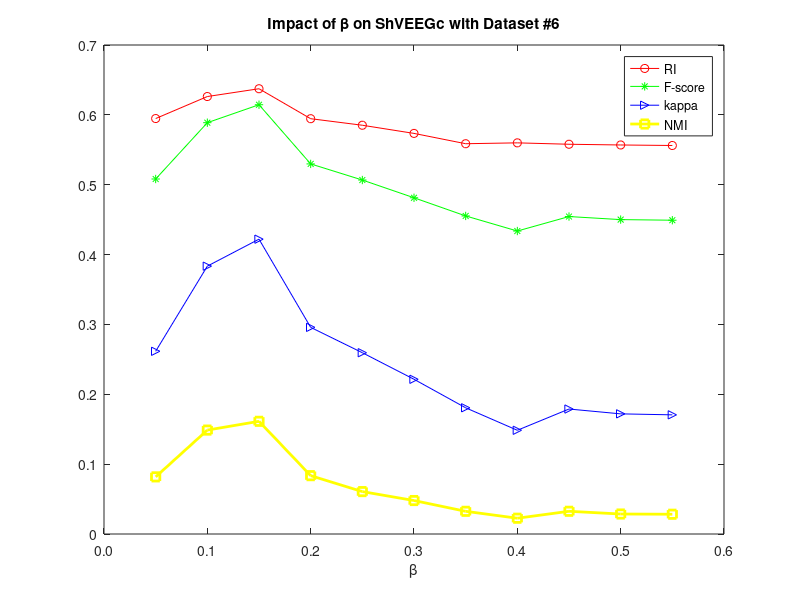

Source code (MATLAB):
%% beta

%--------------------#1--------------------------------------
% ri=[   0.498378892056571	0.498378892056571	0.595421767566661	0.585778970316955	0.549807144055006	0.538487338587959	0.536391078316284	0.517021633406004	0.514226619710437	0.515596176421264	0.526748281066577];
% fscore=[ 0.511194029850746	0.511194029850746	0.720149253731343	0.708955223880597	0.660447761194030	0.641791044776119	0.638059701492537	0.597014925373134	0.589552238805970	0.593283582089552	0.619402985074627];
% kappa=[0.0151481149012567	0.0151481149012567	0.438610211149592	0.416447992853554	0.319834895136100	0.282663246528746	0.275393020403612	0.193625675600379	0.178875828644644	0.186295264623955	0.238254472496238];
% nmi=[  0.0301083872117698	0.0301083872117698	0.190330315216830	0.154669910496071	0.0798570704959162	0.0608049292983357	0.0567499800642142	0.0273583223132683	0.0232374350457148	0.0252350772571097	0.0418311289879385];
% 
% [n m]=size(ri);
% t=1:m;
% plot(t,ri,'r-o',t,fscore,'g-*',t,kappa,'b->',t,nmi,'y-s','Linewidth',2);
% legend('RI','F-score','kappa','NMI');
% set(gca,'xticklabel',{'0.0','0.1','0.2','0.3','0.4','0.5','0.6','0.7','0.8','0.9','1.0'});
% xlabel('\beta');
% title('Impact of \beta on ShVEEGc with Dataset #1');

%--------------------#2--------------------------------------
% ri=[0.499296482412060	0.497939698492462	0.497537688442211	0.497688442211055	0.497939698492462	0.501557788944724	0.504723618090452	0.508793969849246	0.508793969849246	0.508793969849246	0.508793969849246];
% fscore=[0.470000000000000	0.485000000000000	0.495000000000000	0.510000000000000	0.515000000000000	0.455000000000000	0.440000000000000	0.425000000000000	0.425000000000000	0.425000000000000	0.425000000000000];
% kappa=[0.0600000000000000	0.0300000000000000	0.0100000000000000	0.0200000000000000	0.0300000000000000	0.0900000000000000	0.120000000000000	0.150000000000000	0.150000000000000	0.150000000000000	0.150000000000000];
% nmi=[0.00371743244608937	0.000759777767484128	7.38287944831142e-05	0.000317414646841825	0.00111045598142890	0.00920599356889863	0.0193435430135499	0.0312933483637926	0.0312933483637926	0.0312933483637926	0.0312933483637926];
% 
% [n m]=size(ri);
% t=1:m;
% plot(t,ri,'r-o',t,fscore,'g-*',t,kappa,'b->',t,nmi,'y-s','Linewidth',2);
% legend('RI','F-score','kappa','NMI');
% set(gca,'xticklabel',{'0.0','0.1','0.2','0.3','0.4','0.5','0.6','0.7','0.8','0.9','1.0'});
% xlabel('\beta');
% title('Impact of \beta on ShVEEGc with Dataset #2');

%--------------------#3--------------------------------------
% ri=[0.744221160709383	0.768571899192884	0.755248082871209	0.748403155255404	0.748695986383353	0.746545507787478	0.746682772378704	0.744193707791138	0.743699555262725	0.745511447866908	0.747195226852614];
% fscore=[0.506410256410256	0.615384615384615	0.581196581196581	0.557692307692308	0.553418803418804	0.549145299145299	0.551282051282051	0.542735042735043	0.542735042735043	0.549145299145299	0.566239316239316];
% kappa=[0.336133524925390	0.483288454343039	0.437593118290118	0.406145980837486	0.400408260845578	0.395334027310024	0.404255839999021	0.404510947029712	0.404510947029712	0.418964209702278	0.418949995107153];
% nmi=[0.693615512764480	0.611864675864235	0.569613917239664	0.545576358678043	0.510048454999816	0.481875720551739	0.465838142980192	0.453492678138533	0.451383830754185	0.450872058480979	0.451892354817389];
% 
% [n m]=size(ri);
% t=1:m;
% plot(t,ri,'r-o',t,fscore,'g-*',t,kappa,'b->',t,nmi,'y-s','Linewidth',2);
% legend('RI','F-score','kappa','NMI');
% set(gca,'xticklabel',{'0.0','0.1','0.2','0.3','0.4','0.5','0.6','0.7','0.8','0.9','1.0'});
% xlabel('\beta');
% title('Impact of \beta on ShVEEGc with Dataset #3');

%--------------------#4--------------------------------------
% ri=[0.412209964665613	0.612897215871270	0.603276290968025	0.622061990407358	0.635200896909359	0.626401174217210	0.612680815769187	0.598925925389981	0.593692693438012	0.593284394461210	0.590881136488609];
% fscore=[0.354644495412844	0.338302752293578	0.399082568807339	0.566800458715596	0.617832568807340	0.609518348623853	0.583428899082569	0.547591743119266	0.535837155963303	0.536123853211009	0.533830275229358];
% kappa=[0.0631083257474967	0.259225878742114	0.173884419609166	0.357863587096372	0.434470384007598	0.421595212492403	0.382280900191115	0.331121913280187	0.313427900028012	0.313745174947080	0.310588143768477];
% nmi=[0.0384987694203733	0.181034614658025	0.135034299986970	0.182659286147642	0.222020316269212	0.208909110038541	0.181938903194773	0.161494139870907	0.153066016066213	0.152812026909621	0.152523642977862];
% 
% [n m]=size(ri);
% t=1:m;
% plot(t,ri,'r-o',t,fscore,'g-*',t,kappa,'b->',t,nmi,'y-s','Linewidth',2);
% legend('RI','F-score','kappa','NMI');
% set(gca,'xticklabel',{'0.0','0.1','0.2','0.3','0.4','0.5','0.6','0.7','0.8','0.9','1.0'});
% xlabel('\beta');
% title('Impact of \beta on ShVEEGc with Dataset #4');

%--------------------#5--------------------------------------
% ri=[0.614447124097360	0.606652454106242	0.635891594209825	0.612648149844598	0.592476072314782	0.577632211331015	0.558759245466386	0.564468997234492	0.557547593158322	0.555917729123601	0.549566885331655];
% fscore=[0.482142857142857	0.516993087557604	0.573156682027650	0.379608294930876	0.375864055299539	0.416474654377880	0.396889400921659	0.393721198156682	0.379608294930876	0.383640552995392	0.385944700460830];
% kappa=[0.312551764121252	0.247065614777756	0.344285224937200	0.246713073522687	0.242939199079355	0.243315224852419	0.172098625057199	0.212266281991329	0.201047411227931	0.182700890427362	0.158172242539980];
% nmi=[0.119383216209968	0.129373569650720	0.170892792169088	0.162129249084468	0.185147334196402	0.163409046959368	0.137154475132434	0.125896936360186	0.116141919751445	0.110958731111235	0.0993036257038901];
% 
% [n m]=size(ri);
% t=1:m;
% plot(t,ri,'r-o',t,fscore,'g-*',t,kappa,'b->',t,nmi,'y-s','Linewidth',2);
% legend('RI','F-score','kappa','NMI');
% set(gca,'xticklabel',{'0.0','0.1','0.2','0.3','0.4','0.5','0.6','0.7','0.8','0.9','1.0'});
% xlabel('\beta');
% title('Impact of \beta on ShVEEGc with Dataset #5');

%--------------------#6--------------------------------------
ri=[0.594726677150993	0.626237334851376	0.637401504664706	0.594507229816988	0.585135156350253	0.573458032659770	0.558686803945820	0.559928746167351	0.557919420850159	0.556886516718952	0.556146607200876];
fscore=[0.508177570093458	0.588785046728972	0.614485981308411	0.529789719626168	0.506717289719626	0.481308411214953	0.455315420560748	0.433703271028037	0.454439252336449	0.450058411214953	0.449182242990654];
kappa=[0.261574524673536	0.383429167775072	0.422070097119557	0.295820993747943	0.259504951712100	0.221497790859875	0.180648936061014	0.148484618399640	0.178907845062380	0.171986249154956	0.170576727057508];
nmi=[0.0817815330718629	0.148756570198202	0.161313308554592	0.0835094539146751	0.0607040235565334	0.0479042031023033	0.0324708121596967	0.0225933589446001	0.0325216906710782	0.0286059491001823	0.0282892861193841];

[n m]=size(ri);
t=1:m;
plot(t,ri,'r-o',t,fscore,'g-*',t,kappa,'b->',t,nmi,'y-s','Linewidth',2);
legend('RI','F-score','kappa','NMI');
set(gca,'xticklabel',{'0.0','0.1','0.2','0.3','0.4','0.5','0.6','0.7','0.8','0.9','1.0'});
xlabel('\beta');
title('Impact of \beta on ShVEEGc with Dataset #6');

%--------------------#7--------------------------------------
% ri=[0.559959349593496	0.566419860627178	0.579219899341851	0.583018776616338	0.621418892760356	0.636227255129694	0.642155439411537	0.638187185443283	0.641865079365079	0.647430313588850	0.652608401084011];
% fscore=[0.326388888888889	0.336805555555556	0.347222222222222	0.350694444444444	0.378472222222222	0.416666666666667	0.427083333333333	0.423611111111111	0.420138888888889	0.434027777777778	0.444444444444444];
% kappa=[0.120370370370370	0.120370370370370	0.129629629629630	0.134259259259259	0.171296296296296	0.222222222222222	0.236111111111111	0.231481481481481	0.226851851851852	0.245370370370370	0.259259259259259];
% nmi=[0.0615091490901631	0.0614497718786573	0.0647985276941916	0.0616983247404102	0.0667956702070135	0.0821732392665032	0.0911727627664605	0.0835134362444734	0.0809065978662586	0.0941877970213447	0.100294098940646];
% 
% [n m]=size(ri);
% t=1:m;
% plot(t,ri,'r-o',t,fscore,'g-*',t,kappa,'b->',t,nmi,'y-s','Linewidth',2);
% legend('RI','F-score','kappa','NMI');
% set(gca,'xticklabel',{'0.0','0.1','0.2','0.3','0.4','0.5','0.6','0.7','0.8','0.9','1.0'});
% xlabel('\beta');
% title('Impact of \beta on ShVEEGc with Dataset #7');

%--------------------#8--------------------------------------
% ri=[0.486232094463802	0.488700154858691	0.491095625241967	0.491095625241967	0.499153116531165	0.509509291521487	0.526108207510647	0.551853464963221	0.573194928377855	0.618733062330623	0.640558459156020];
% fscore=[0.329861111111111	0.333333333333333	0.336805555555556	0.336805555555556	0.333333333333333	0.333333333333333	0.333333333333333	0.347222222222222	0.329861111111111	0.368055555555556	0.406250000000000];
% kappa=[0.106481481481481	0.111111111111111	0.115740740740741	0.115740740740741	0.111111111111111	0.111111111111111	0.111111111111111	0.129629629629630	0.106481481481481	0.157407407407407	0.208333333333333];
% nmi=[0.0278123491066667	0.0294046325707905	0.0307681620545737	0.0307681620545737	0.0264238802264944	0.0260738704109498	0.0233377549271331	0.0282731687286341	0.0187830453342540	0.0317763677328009	0.0529488388319015];
% 
% [n m]=size(ri);
% t=1:m;
% plot(t,ri,'r-o',t,fscore,'g-*',t,kappa,'b->',t,nmi,'y-s','Linewidth',2);
% legend('RI','F-score','kappa','NMI');
% set(gca,'xticklabel',{'0.0','0.1','0.2','0.3','0.4','0.5','0.6','0.7','0.8','0.9','1.0'});
% xlabel('\beta');
% title('Impact of \beta on ShVEEGc with Dataset #8');

%--------------------#9--------------------------------------
% ri=[0.637364498644987	0.637267711962834	0.636977351916376	0.631508904374758	0.633976964769648	0.634557684862563	0.641550522648084	0.637896825396825	0.644768679829656	0.647285133565621	0.644913859852884];
% fscore=[0.392361111111111	0.395833333333333	0.399305555555556	0.395833333333333	0.406250000000000	0.402777777777778	0.420138888888889	0.458333333333333	0.465277777777778	0.458333333333333	0.451388888888889];
% kappa=[0.189814814814815	0.194444444444444	0.199074074074074	0.194444444444444	0.208333333333333	0.203703703703704	0.226851851851852	0.277777777777778	0.287037037037037	0.277777777777778	0.268518518518519];
% nmi=[0.0608921282540525	0.0587052600025375	0.0586972321444341	0.0474776433514414	0.0522515911952607	0.0494018590297033	0.0626007253159278	0.0905261669666804	0.0941681594610662	0.0924812037879915	0.0822288545179809];
% 
% [n m]=size(ri);
% t=1:m;
% plot(t,ri,'r-o',t,fscore,'g-*',t,kappa,'b->',t,nmi,'y-s','Linewidth',2);
% legend('RI','F-score','kappa','NMI');
% set(gca,'xticklabel',{'0.0','0.1','0.2','0.3','0.4','0.5','0.6','0.7','0.8','0.9','1.0'});
% xlabel('\beta');
% title('Impact of \beta on ShVEEGc with Dataset #9');

%--------------------#10---------------------------------------
% ri=[0.551820728291317	0.546358543417367	0.546358543417367	0.541176470588235	0.541176470588235	0.551820728291317	0.546358543417367	0.546358543417367	0.536274509803922	0.519467787114846	0.515966386554622];
% fscore=[0.666666666666667	0.658333333333333	0.658333333333333	0.650000000000000	0.650000000000000	0.666666666666667	0.658333333333333	0.658333333333333	0.641666666666667	0.608333333333333	0.600000000000000];
% kappa=[0.333333333333333	0.316666666666667	0.316666666666667	0.300000000000000	0.300000000000000	0.333333333333333	0.316666666666667	0.316666666666667	0.283333333333333	0.216666666666667	0.200000000000000];
% nmi=[0.0838833151575392	0.0760757612710254	0.0760757612710254	0.0699477631899918	0.0676634306685792	0.0887344115948209	0.0789501006067830	0.0789501006067830	0.0644314069319780	0.0384004234905003	0.0322093858813147];
% 
% [n m]=size(ri);
% t=1:m;
% plot(t,ri,'r-o',t,fscore,'g-*',t,kappa,'b->',t,nmi,'y-s','Linewidth',2);
% legend('RI','F-score','kappa','NMI');
% set(gca,'xticklabel',{'0.0','0.1','0.2','0.3','0.4','0.5','0.6','0.7','0.8','0.9','1.0'});
% xlabel('\beta');
% title('Impact of \beta on ShVEEGc with Dataset 10');

%--------------------#11---------------------------------------
% ri=[0.495938375350140	0.495938375350140	0.495938375350140	0.507142857142857	0.512745098039216	0.512745098039216	0.512745098039216	0.527310924369748	0.531652661064426	0.563585434173670	0.531652661064426];
% fscore=[0.508333333333333	0.508333333333333	0.508333333333333	0.575000000000000	0.591666666666667	0.591666666666667	0.591666666666667	0.625000000000000	0.633333333333333	0.683333333333333	0.633333333333333];
% kappa=[0.0166666666666667	0.0166666666666667	0.0166666666666667	0.150000000000000	0.183333333333333	0.183333333333333	0.183333333333333	0.250000000000000	0.266666666666667	0.366666666666667	0.266666666666667];
% nmi=[0.000537241093703144	0.000537241093703144	0.000537241093703144	0.0223087765593456	0.0318466015819384	0.0318466015819384	0.0318466015819384	0.0513330223669689	0.0550397349579869	0.100779715537930	0.0550397349579869];
% 
% [n m]=size(ri);
% t=1:m;
% plot(t,ri,'r-o',t,fscore,'g-*',t,kappa,'b->',t,nmi,'y-s','Linewidth',2);
% legend('RI','F-score','kappa','NMI');
% set(gca,'xticklabel',{'0.0','0.1','0.2','0.3','0.4','0.5','0.6','0.7','0.8','0.9','1.0'});
% xlabel('\beta');
% title('Impact of \beta on ShVEEGc with Dataset 11');